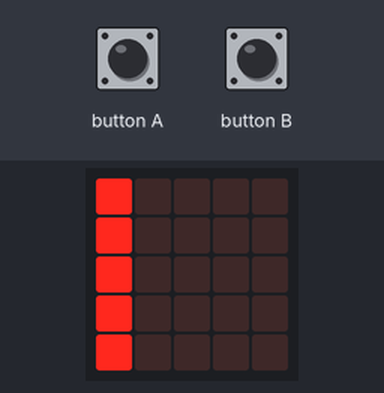
A program run on a simulated BBC micro:bit (MakeCode). Parts: the board's 5×5 LED display. Inputs (shaded band) come from the test bench.

Above: at 1.2 s.
1.3 s: button B pressed for 0.15 s
At 2.3 s:
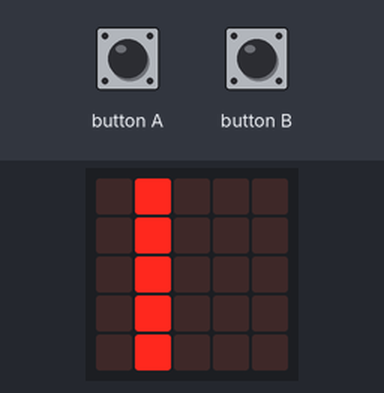
2.9 s: button B pressed for 0.15 s
At 3.5 s:
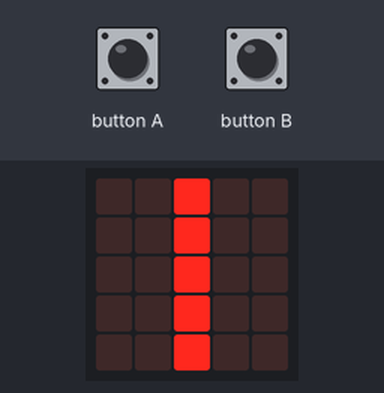
4.5 s: button B pressed for 0.15 s
At 5.8 s:
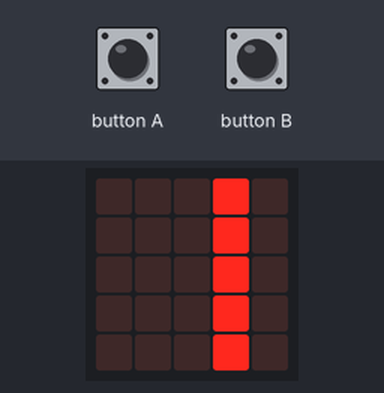
6.1 s: button B pressed for 0.15 s
At 7.2 s:
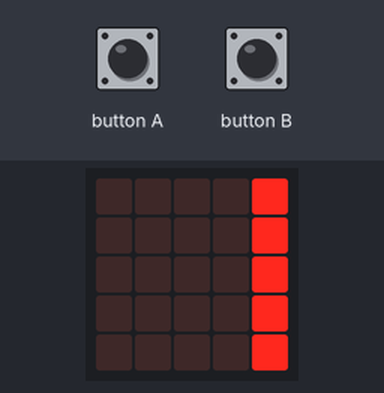
7.7 s: button A pressed for 0.15 s
At 8.4 s:
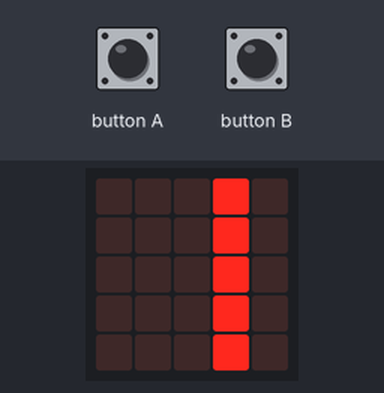
Timing chart, 0 to 10.3 s (numbered marks = the images above; inputs shaded):
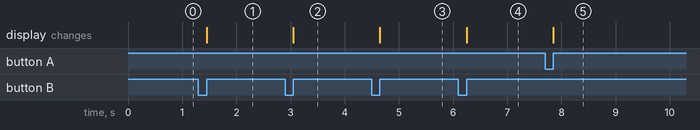

Measured:
- after the input at 1.3 s, the display: changes after 0.15 s (image 1)
- after the input at 2.9 s, the display: changes after 0.15 s (image 2)
- after the input at 4.5 s, the display: changes after 0.15 s (image 3)
- after the input at 6.1 s, the display: changes after 0.15 s (image 4)
- after the input at 7.7 s, the display: changes after 0.15 s (image 5)

The program:

main.ts
```typescript
let row = 0
for (let i = 0; i < 6; i++) {
    led.plot(row, i)
}

input.onButtonPressed(Button.A, () => {
    for (let i = 0; i < 6; i++) {
        led.unplot(row, i)
    }
    if (row > 0) {
        row--;
    }
    for(let i = 0; i < 6; i++) {
        led.plot(row, i)
    }
})

input.onButtonPressed(Button.B, () => {
    for (let i = 0; i < 6; i++) {
        led.unplot(row, i)
    }
    if (row < 4) {
        row++;
    }
    for (let i = 0; i < 6; i++) {
        led.plot(row, i)
    }
})
```

test.ts
```typescript
// Hier kann man Tests durchführen; diese Datei wird nicht kompiliert, wenn dieses Paket als Erweiterung verwendet wird.
```
